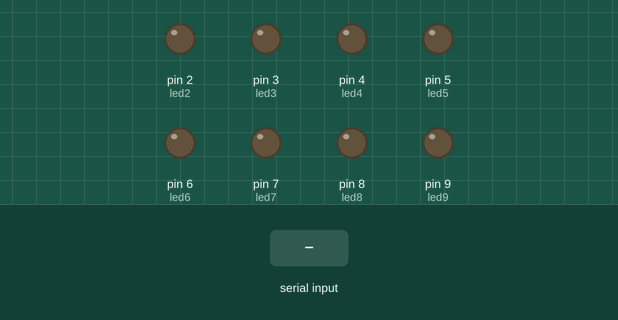
The sketch below on a simulated Arduino Uno, built with avr-gcc and run on an emulated ATmega328P. On the bench: output pins drawn as LEDs (lit = HIGH). Inputs (shaded band) come from the test bench.

Above: at 1.2 s.
1.3 s: "2\n" received over Serial
At 4.1 s:
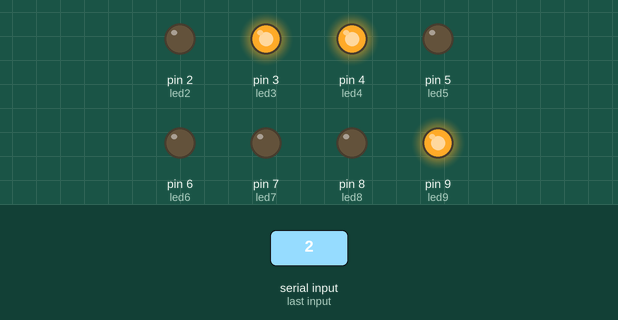
4.3 s: "0\n" received over Serial
At 5.3 s:
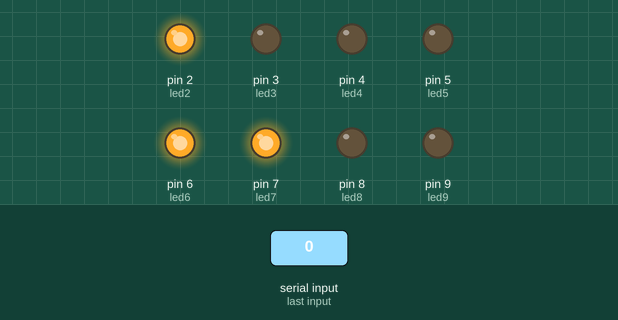
5.8 s: "1\n" received over Serial
At 6.5 s:
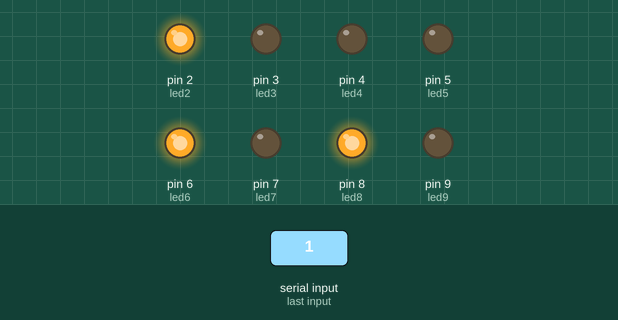
7.3 s: "3\n" received over Serial
At 7.6 s:
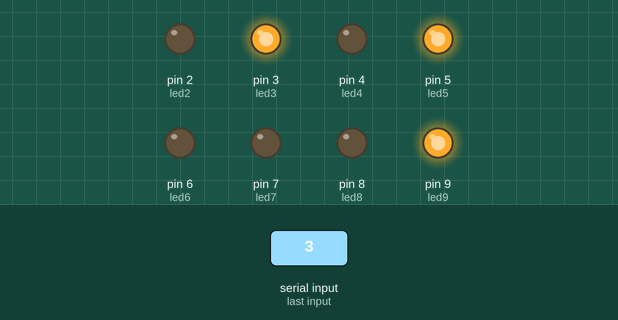
8.8 s: "90,45\n" received over Serial
At 10.1 s:
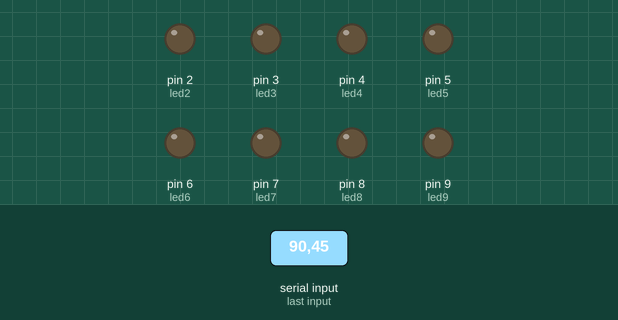
Timing chart, 0 to 11.3 s (numbered marks = the images above; inputs shaded):
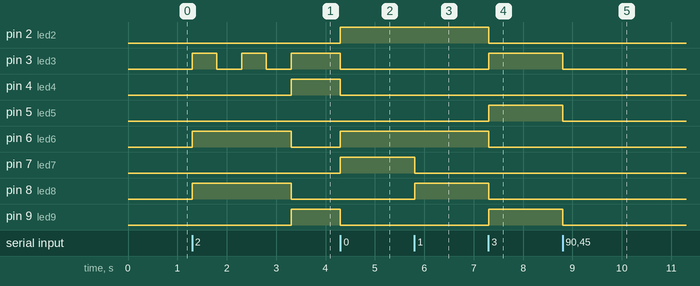

The sketch:

Semaforo.ino
```cpp
// semaforo pedestre
int led2 = 2;
int led3 = 3;
//semaforo vertical
int led4 = 4;
int led5 = 5;
int led6 = 6;
// semaforo horizontal
int led7 = 7;
int led8 = 8;
int led9 = 9;
int entrada1 = 0;

void setup() {
	Serial.begin(9600);
	pinMode(led2,OUTPUT);
	pinMode(led3,OUTPUT);
	pinMode(led4,OUTPUT);
	pinMode(led5,OUTPUT);
	pinMode(led6,OUTPUT);
	pinMode(led7,OUTPUT);
	pinMode(led8,OUTPUT);
	pinMode(led9,OUTPUT);
}

void start ( int entrada ) {

  digitalWrite(led2,LOW);
  digitalWrite(led3,LOW);
  digitalWrite(led4,LOW);
  digitalWrite(led5,LOW);
  digitalWrite(led6,LOW);
  digitalWrite(led7,LOW);
  digitalWrite(led8,LOW);
  digitalWrite(led9,LOW);
  if (entrada1 == 0)
  {
    // pedestre verde, horizontal vermelho e vertical verde
    // 2, 6 e 7 ligados
    digitalWrite(led2,HIGH);
    digitalWrite(led3,LOW);
    digitalWrite(led4,LOW);
    digitalWrite(led5,LOW);
    digitalWrite(led6,HIGH);
    digitalWrite(led7,HIGH);
    digitalWrite(led8,LOW);
    digitalWrite(led9,LOW);
  }
  if (entrada1 == 1)
  {
    // pedestre verde, horizontal vermelho e vertical amarelo
    // 2, 6 e 8 ligados
    digitalWrite(led2,HIGH);
    digitalWrite(led3,LOW);
    digitalWrite(led4,LOW);
    digitalWrite(led5,LOW);
    digitalWrite(led6,HIGH);
    digitalWrite(led7,LOW);
    digitalWrite(led8,HIGH);
    digitalWrite(led9,LOW);
  }
  if (entrada1 == 2)
  {
    // pedestre vermelho, horizontal verde e vertical vermelho
    // 3, 4 e 9 ligados

    digitalWrite(led2,LOW);
    digitalWrite(led3,HIGH);
    digitalWrite(led4,LOW);
    digitalWrite(led5,LOW);
    digitalWrite(led6,HIGH);
    digitalWrite(led7,LOW);
    digitalWrite(led8,HIGH);
    digitalWrite(led9,LOW);
    delay(500);
    digitalWrite(led3,LOW);
    delay(500);
    digitalWrite(led3,HIGH);
    delay(500);
    digitalWrite(led3,LOW);
    delay(500);
    digitalWrite(led4,HIGH);
    digitalWrite(led6,LOW);
    digitalWrite(led3,HIGH);
    digitalWrite(led8,LOW);
    digitalWrite(led9,HIGH);


  }
  if (entrada1 == 3)
  {
    // pedestre vermelho, horizontal amarelo e vertical vermelho
    // 3, 5 e 9 ligados
    digitalWrite(led2,LOW);
    digitalWrite(led3,HIGH);
    digitalWrite(led4,LOW);
    digitalWrite(led5,HIGH);
    digitalWrite(led6,LOW);
    digitalWrite(led7,LOW);
    digitalWrite(led8,LOW);
    digitalWrite(led9,HIGH);
  }

}


void loop() {

	if (Serial.available() > 0) {
		entrada1 = Serial.parseInt();
    if ( Serial.read() == '\n') {
		  start(entrada1);
    }
	}
}
/*
void start ( char entrada ) {

	digitalWrite(led2,LOW);
	digitalWrite(led3,LOW);
	digitalWrite(led4,LOW);
	digitalWrite(led5,LOW);
	digitalWrite(led6,LOW);
	digitalWrite(led7,LOW);
	digitalWrite(led8,LOW);
	digitalWrite(led9,LOW);
	if (entrada1 == 'a')
	{
		// pedestre verde, horizontal vermelho e vertical verde
		// 2, 6 e 7 ligados
		digitalWrite(led2,HIGH);
		digitalWrite(led3,LOW);
		digitalWrite(led4,LOW);
		digitalWrite(led5,LOW);
		digitalWrite(led6,HIGH);
		digitalWrite(led7,HIGH);
		digitalWrite(led8,LOW);
		digitalWrite(led9,LOW);
	}
	if (entrada1 == 'b')
	{
		// pedestre verde, horizontal vermelho e vertical amarelo
		// 2, 6 e 8 ligados
		digitalWrite(led2,HIGH);
		digitalWrite(led3,LOW);
		digitalWrite(led4,LOW);
		digitalWrite(led5,LOW);
		digitalWrite(led6,HIGH);
		digitalWrite(led7,LOW);
		digitalWrite(led8,HIGH);
		digitalWrite(led9,LOW);
	}
	if (entrada1 == 'c')
	{
		// pedestre vermelho, horizontal verde e vertical vermelho
		// 3, 4 e 9 ligados

    digitalWrite(led2,LOW);
    digitalWrite(led3,HIGH);
		digitalWrite(led4,LOW);
		digitalWrite(led5,LOW);
		digitalWrite(led6,HIGH);
		digitalWrite(led7,LOW);
		digitalWrite(led8,HIGH);
		digitalWrite(led9,LOW);
    delay(500);
    digitalWrite(led3,LOW);
    delay(500);
    digitalWrite(led3,HIGH);
    delay(500);
    digitalWrite(led3,LOW);
    delay(500);
    digitalWrite(led4,HIGH);
    digitalWrite(led6,LOW);
    digitalWrite(led3,HIGH);
    digitalWrite(led8,LOW);
    digitalWrite(led9,HIGH);


	}
	if (entrada1 == 'd')
	{
		// pedestre vermelho, horizontal amarelo e vertical vermelho
		// 3, 5 e 9 ligados
		digitalWrite(led2,LOW);
		digitalWrite(led3,HIGH);
		digitalWrite(led4,LOW);
		digitalWrite(led5,HIGH);
		digitalWrite(led6,LOW);
		digitalWrite(led7,LOW);
		digitalWrite(led8,LOW);
		digitalWrite(led9,HIGH);
	}

}*/
```

Measured:
- after the input at 1.3 s, pin 3 (led3): alternates HIGH for 0.50 s and LOW for 0.50 s, starting at once; pin 4 (led4), pin 9 (led9): LOW → HIGH after 2.0 s; pin 6 (led6), pin 8 (led8): LOW → HIGH at once, → LOW 2.0 s later
- after the input at 4.3 s, pin 2 (led2), pin 6 (led6), pin 7 (led7): LOW → HIGH at once; pin 3 (led3), pin 4 (led4), pin 9 (led9): HIGH → LOW at once
- after the input at 5.8 s, pin 7 (led7): HIGH → LOW at once; pin 8 (led8): LOW → HIGH at once
- after the input at 7.3 s, pin 2 (led2), pin 6 (led6), pin 8 (led8): HIGH → LOW at once; pin 3 (led3), pin 5 (led5), pin 9 (led9): LOW → HIGH at once
- after the input at 8.8 s, pin 3 (led3), pin 5 (led5), pin 9 (led9): HIGH → LOW at once
